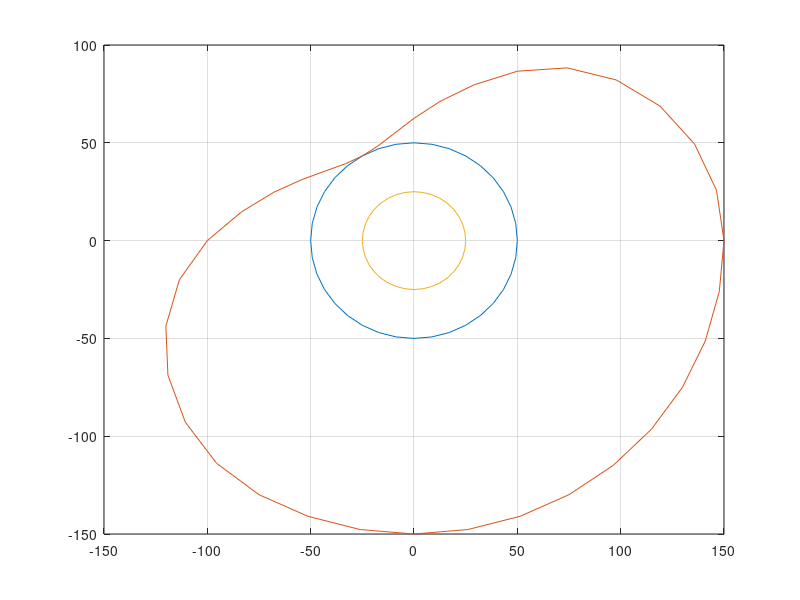

MATLAB code for this plot:
clc
close all
clear all

rb=100/2;
rad=pi/180;
grados=180/pi;
w=150;
y=0:36;


h=100;
B=120*rad;
theta=(0:10:360)*rad;

for n=1:7
y(n)=2*h*(theta(n)/B)^2;
end

for n=8:13
y(n)=h*(1-2*((1-theta(n)/B)^2));
end

for n=14:24
y(n)=h;
end

theta=((0:10:360)*rad)-pi*(4/3);
for n=25:31
y(n)=h*(1-2*((theta(n)/B)^2));
end

for n=31:37
y(n)=2*h*(1-(theta(n)/B))^2;
end

plot(0:10:360,y)


xp=0:36;
yp=0:36;

for n=1:37
xp(n)=rb*cos(theta(n));
yp(n)=rb*sin(theta(n));
end

plot(xp,yp)
hold on
grid on

r=y+rb;
xp=0:36;
yp=0:36;

for n=1:37
xp(n)=r(n)*cos(theta(n));
yp(n)=r(n)*sin(theta(n));
end

plot(xp,yp)

r=50/2;
xp=0:36;
yp=0:36;

for n=1:37
xp(n)=r*cos(theta(n));
yp(n)=r*sin(theta(n));
end

plot(xp,yp)
